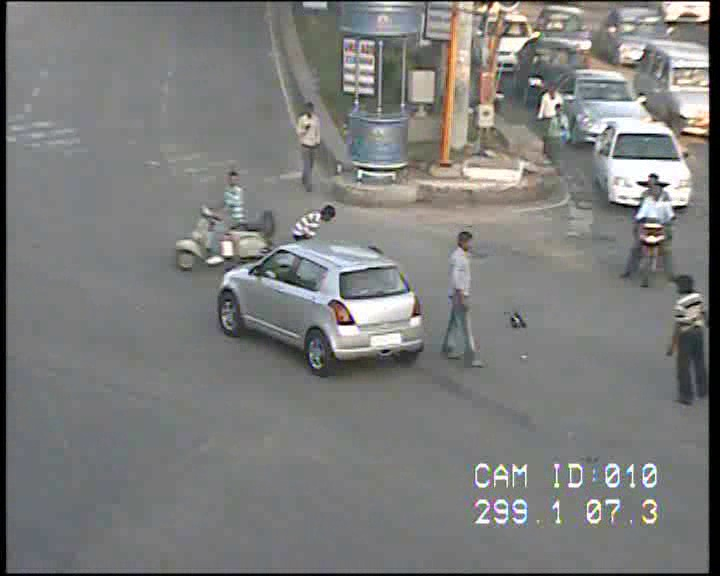
#> input picture Week07/acc1 (13).jpg, 720 x 576 px, found by its file name
$ jupyter execute smoothing-dan-noise-reduction-pada-citra-cctv.ipynb
#> lines starting #> are read from the running program, lines starting #| are printed output that depends on the picture
[cell 1]
import cv2
import numpy as np
import matplotlib.pyplot as plt
from skimage.util import random_noise

[cell 2]
image = cv2.imread("/kaggle/input/accident-detection-from-cctv-footage/data/train/Accident/acc1 (13).jpg")
#> image is the input picture: shape (576, 720, 3); mean B, G, R 123.9, 125.3, 124.9
image = cv2.cvtColor(image, cv2.COLOR_BGR2RGB)

[cell 3]
noisy_image = random_noise(image, mode='s&p')
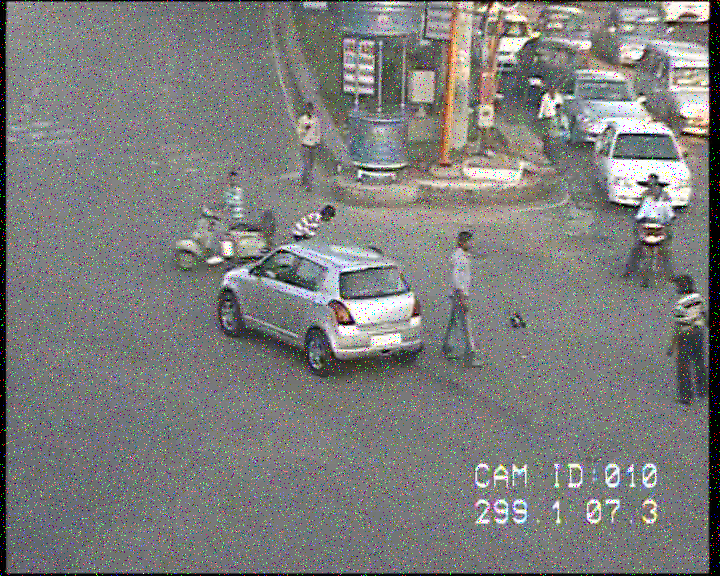
#> noisy_image: shape (576, 720, 3) float64; mean R, G, B 0.49, 0.492, 0.487
noisy_image = (255 * noisy_image).astype(np.uint8)

[cell 4]
mean_filtered = cv2.blur(noisy_image, (5,5))
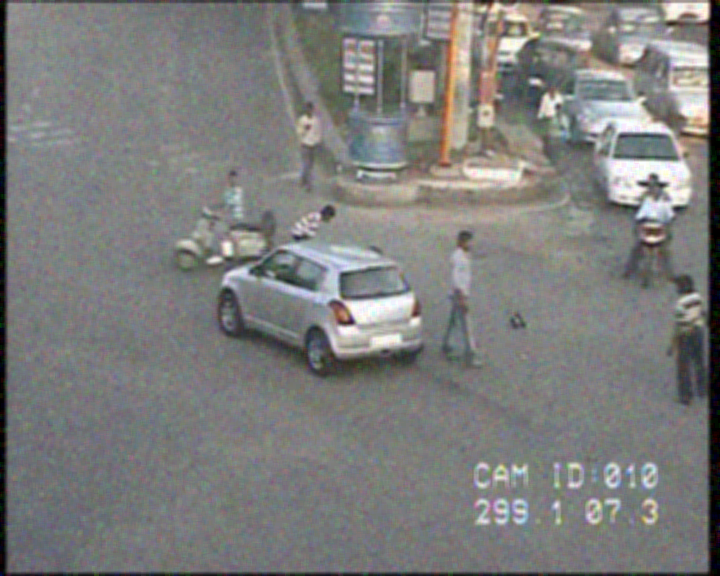
#> mean_filtered: shape (576, 720, 3); mean R, G, B 125, 125.4, 124
median_filtered = cv2.medianBlur(noisy_image, 5)
gaussian_filtered = cv2.GaussianBlur(noisy_image, (5,5), 0)

[cell 5]
titles = ['Asli', 'Noisy', 'Mean', 'Median', 'Gaussian']
images = [image, noisy_image, mean_filtered, median_filtered, gaussian_filtered]

plt.figure(figsize=(15,4))
for i in range(5):
    plt.subplot(1,5,i+1)
    plt.imshow(images[i])
    plt.title(titles[i])
    plt.axis('off')
plt.tight_layout()
plt.show()
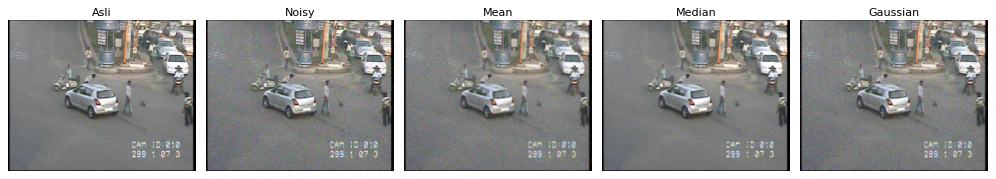
#> figure drawn by matplotlib, 5 panels
